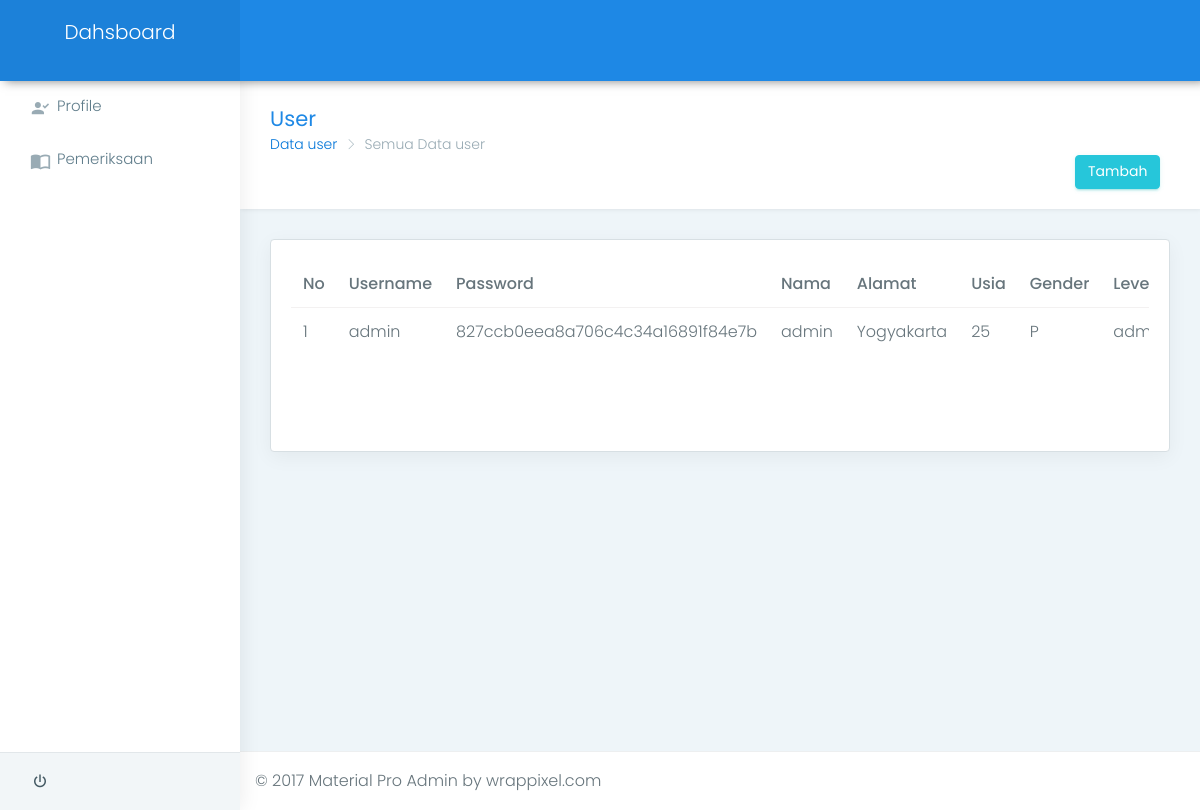
/back/user, run on an earlier commit of the app's database.
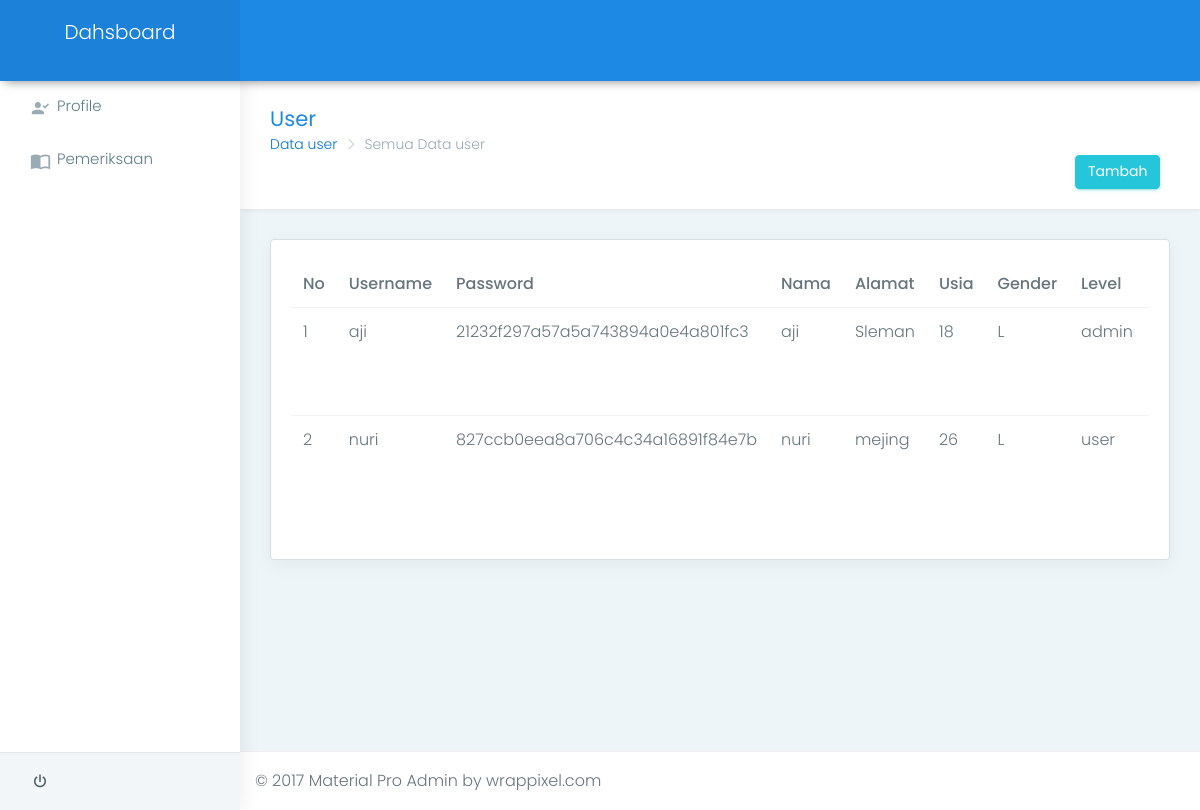
And on a later commit of the database.
### tables this page shows
CREATE TABLE IF NOT EXISTS `tb_user` (
`id_user` int(5) NOT NULL,
  `username` varchar(25) NOT NULL,
  `password` varchar(32) NOT NULL,
  `nama` varchar(50) NOT NULL,
  `alamat` text NOT NULL,
  `usia` int(2) NOT NULL,
  `gender` enum('L','P') NOT NULL,
  `level` enum('admin','user') NOT NULL
);

### application/controllers/back/User.php (called while the page is built, shortened)
<?php if ( ! defined('BASEPATH')) exit('No direct script access allowed');
class User extends CI_Controller {
	public function __construct()	{
		$this->load->library('session');
		$this->load->helper('form');
		$this->load->helper('url');
		$this->load->model('back/M_user');
	}
	public function index($offset=0)
	{
		$jml = $this->db->get('tb_user');
			$config['base_url'] = base_url().'back/user/index';
			$config['total_rows'] = $jml->num_rows();
			$config['per_page'] = '5';
			$config['full_tag_open']    = '<div class="pagging text-center"><nav><ul class="pagination">';
		    $config['full_tag_close']   = '</ul></nav></div>';
		    $config['num_tag_open']     = '<li class="page-item"><span class="page-link">';
		    $config['num_tag_close']    = '</span></li>';
		    $config['cur_tag_open']     = '<li class="page-item active"><span class="page-link">';
		    $config['cur_tag_close']    = '<span class="sr-only">(current)</span></span></li>';
		    $config['next_tag_open']    = '<li class="page-item"><span class="page-link">';
		    $config['next_tag_close']  = '<span aria-hidden="true"></span></span></li>';
		    $config['prev_tag_open']    = '<li class="page-item"><span class="page-link">';
		    $config['prev_tag_close']  = '</span></li>';
		    $config['first_tag_open']   = '<li class="page-item"><span class="page-link">';
		    $config['first_tag_close'] = '</span></li>';
		    $config['last_tag_open']    = '<li class="page-item"><span class="page-link">';
		    $config['last_tag_close']  = '</span></li>';
			 $this->pagination->initialize($config);
			 $this->pagination->initialize($config);
			 $data['halaman'] = $this->pagination->create_links();
			$data['offset'] = $offset;
			$data['data_user'] = $this->M_user->daftar_user($config['per_page'], $offset);
			$this->load->view('back/temp/head');
			$this->load->view('back/temp/sidebar');
			$this->load->view('back/user/data_user',$data);
			$this->load->view('back/temp/footer');
	}
}

### index.php (called while the page is built, shortened)
<?php
require_once BASEPATH.'core/CodeIgniter.php';

### application/models/back/M_user.php (called while the page is built, shortened)
<?php  if ( ! defined('BASEPATH')) exit('No direct script access allowed');
class M_user extends CI_Model {
	public function daftar_user($num,$offset) {
		$this->db->select('*');
  		$this->db->from('tb_user');
  		$this->db->order_by('id_user','asc');
  		$query = $this->db->get('',$num,$offset);
        return $query->result_array();
	}
}
?>

### application/views/back/user/data_user.php (the view, shortened to what this page needs)
<div class="page-wrapper">
    <div class="container-fluid">
        <div class="row page-titles">
            <div class="col-md-5 col-8 align-self-center">
                <h3 class="text-themecolor">User</h3>
                <ol class="breadcrumb">
                    <li class="breadcrumb-item"><a href="javascript:void(0)">Data user</a></li>
                    <li class="breadcrumb-item active">Semua Data user</li>
                </ol>
            </div>
            <div class="container text-right">
            <a href="<?php echo base_url(); ?>back/user/tambah" label class="btn btn-success waves-effect waves-light m-r-10">Tambah</a>
            </div>
        </div>
        <div class="row">
            <div class="col-lg-12">
                <div class="card">
                    <div class="card-block">
                        <div class="table-responsive">
                            <table class="table" width="100%">
                                <thead>
                                <tr>
                                  <th width="2%" scope="col">No</th>
                                  <th width="3%" scope="col">Username</th>
                                  <th width="1%" scope="col">Password</th>
                                  <th width="1%" scope="col">Nama</th>
                                  <th width="5%" scope="col">Alamat</th>
                                  <th width="1%" scope="col">Usia</th>
                                  <th width="1%" scope="col">Gender</th>
                                  <th width="1%" scope="col">Level</th>
                                  <th width="1%" scope="col">Aksi</th>
                                </tr>
                              </thead>
                              <tbody>
                                <tr class="odd gradeX">
                                  <?php
                                  $no=1;
                                  foreach($data_user as $list) { ?>
                                <tr>
                                  <td><?php echo $no++; ?></td>
                                  <td><?php echo $list['username']; ?></td>
                                  <td><?php echo $list['password']; ?></td>
                                  <td><?php echo $list['nama']; ?></td>
                                  <td><?php echo $list['alamat']; ?></td>
                                  <td><?php echo $list['usia']; ?></td>
                                  <td><?php echo $list['gender']; ?></td>
                                  <td><?php echo $list['level']; ?></td>
                                  <td>
                                  <?php } ?></td></td></tr>
                              </tr>
                              </tbody>
                            </table>
                        </div>
                    </div>
                </div>
            </div>
        </div>
    </div>

### application/views/back/temp/head.php (shortened to what this page needs)
<!DOCTYPE html>
<html lang="en">
<head>
    <link href="<?php echo base_url();?>asset/back/material-lite/assets/plugins/bootstrap/css/bootstrap.min.css" rel="stylesheet">
    <link href="<?php echo base_url();?>asset/back/material-lite/assets/plugins/chartist-js/dist/chartist.min.css" rel="stylesheet">
    <link href="<?php echo base_url();?>asset/back/material-lite/assets/plugins/chartist-js/dist/chartist-init.css" rel="stylesheet">
    <link href="<?php echo base_url();?>asset/back/material-lite/assets/plugins/chartist-plugin-tooltip-master/dist/chartist-plugin-tooltip.css" rel="stylesheet">
    <link href="<?php echo base_url();?>asset/back/material-lite/assets/plugins/c3-master/c3.min.css" rel="stylesheet">
    <link href="<?php echo base_url();?>asset/back/material-lite/lite/css/style.css" rel="stylesheet">
    <link href="<?php echo base_url();?>asset/back/material-lite/lite/css/colors/blue.css" id="theme" rel="stylesheet">
    <link href="<?php echo base_url();?>asset/back/js/jquery-3.3.1.min.js" rel="stylesheet">
</head>
<body class="fix-header fix-sidebar card-no-border">
    <div id="main-wrapper">
        <header class="topbar">
            <nav class="navbar top-navbar navbar-toggleable-sm navbar-light">
                <div class="navbar-header">
                    <a class="navbar-brand" href="<?php echo base_url() ?>back/dash" style="color: #ffffff;">
                    <p>Dahsboard</p>
                    </a>
                </div>
            </nav>
        </header>

### application/views/back/temp/sidebar.php
<?php
$id_user= $this->session->userdata('id_user');
$level= $this->session->userdata('level');
    if($level=='admin'){?>
    <aside class="left-sidebar">
        <div class="scroll-sidebar">
            <nav class="sidebar-nav">
                <ul id="sidebarnav">
                    <li> <a class="waves-effect waves-dark" href="<?php echo base_url() ?>back/user/lihat_profile/<?php echo $id_user?>" aria-expanded="false"><i class="mdi mdi-account-check"></i><span class="hide-menu">Profile</span></a>
                    </li>
                    <li> <a class="waves-effect waves-dark" href="<?php echo base_url() ?>back/faktor/" aria-expanded="false"><i class="mdi mdi-table"></i><span class="hide-menu">Data Faktor</span></a>
                    </li>
                    <li> <a class="waves-effect waves-dark" href="<?php echo base_url() ?>back/kategori" aria-expanded="false"><i class="mdi mdi-table"></i><span class="hide-menu">Data Kategori</span></a>
                    </li>
                    <li> <a class="waves-effect waves-dark" href="<?php echo base_url() ?>back/gejala" aria-expanded="false"><i class="mdi mdi-table"></i><span class="hide-menu">Data Gejala</span></a>
                    </li>
                    <li> <a class="waves-effect waves-dark" href="<?php echo base_url() ?>back/pakar" aria-expanded="false"><i class="mdi mdi-table"></i><span class="hide-menu">Data Aturan Pakar</span></a>
                    </li>
                    <li> <a class="waves-effect waves-dark" href="<?php echo base_url() ?>back/user" aria-expanded="false"><i class="mdi mdi-emoticon"></i><span class="hide-menu">Data User</span></a>
                    </li>
                    <li> <a class="waves-effect waves-dark" href="<?php echo base_url() ?>back/pemeriksaan" aria-expanded="false"><i class="mdi mdi-book-open-variant"></i><span class="hide-menu">Pemeriksaan</span></a>
                    </li>
                </ul>
            </nav>
        </div>
        <div class="sidebar-footer">
            <a href="<?php echo site_url('home/logout'); ?>" class="link" data-toggle="tooltip" title="Logout"><i class="mdi mdi-power"></i></a> </div>
    </aside>
    <?php }
    else { ?>
        <aside class="left-sidebar">
        <div class="scroll-sidebar">
            <nav class="sidebar-nav">
                <ul id="sidebarnav">
                    <li> <a class="waves-effect waves-dark" href="<?php echo base_url() ?>back/user/lihat_profile/<?php echo $id_user?>" aria-expanded="false"><i class="mdi mdi-account-check"></i><span class="hide-menu">Profile</span></a>
                    </li>
                    <li> <a class="waves-effect waves-dark" href="<?php echo base_url() ?>back/pemeriksaan" aria-expanded="false"><i class="mdi mdi-book-open-variant"></i><span class="hide-menu">Pemeriksaan</span></a>
                    </li>
                </ul>
            </nav>
        </div>
        <div class="sidebar-footer">
            <a href="<?php echo site_url('home/logout'); ?>" class="link" data-toggle="tooltip" title="Logout"><i class="mdi mdi-power"></i></a> </div>
    </aside>
    <?php } ?>

### application/views/back/temp/footer.php (shortened to what this page needs)
            <footer class="footer"> © 2017 Material Pro Admin by wrappixel.com </footer>
        </div>
    </div>
</html>

### asset/back/material-lite/lite/css/colors/blue.css (style rules this page uses)
.topbar { background: #1e88e5; }
.topbar .navbar-header { background: rgba(0, 0, 0, 0.05); }
.text-themecolor { color: #1e88e5 !important; }
.sidebar-nav { background: #fff; }
.sidebar-nav ul li a { color: #607d8b; }
.sidebar-nav > ul > li > a i { color: #99abb4; }

What changed in the data, as far as the page shows it:
changed tb_user "admin": username "admin" → "aji"; password "827ccb0eea8a706c4c34a16891f84e7b" → "21232f297a57a5a743894a0e4a801fc3"; nama "admin" → "aji"; alamat "Yogyakarta" → "Sleman"; usia "25" → "18"; gender "P" → "L"
added tb_user: username "nuri", password "827ccb0eea8a706c4c34a16891f84e7b", nama "nuri", alamat "mejing", usia "26", gender "L", level "user"
